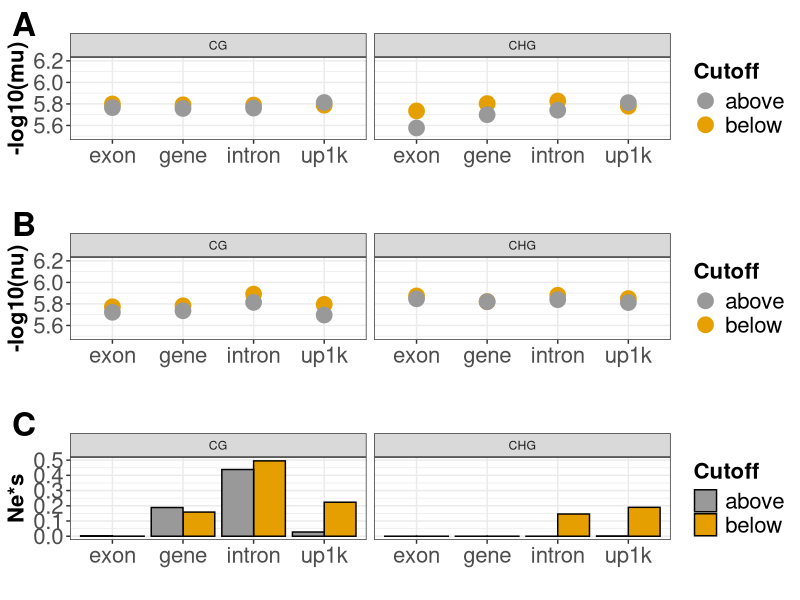
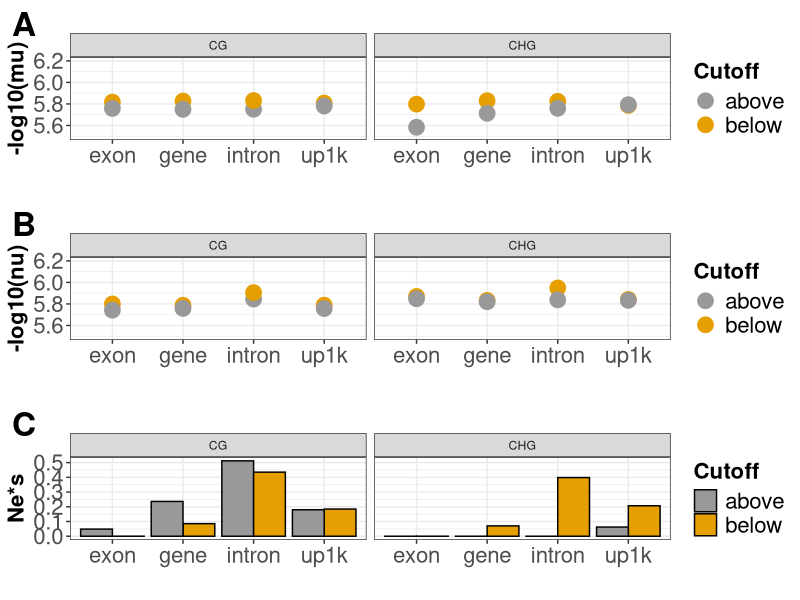
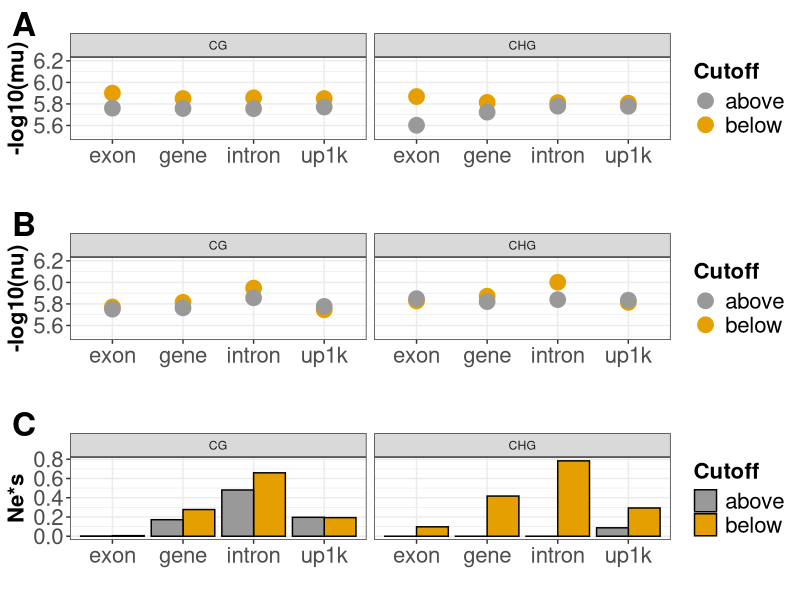

Write the R code that produced these figures, in order.
## ---- chunk 1
knitr::opts_chunk$set(echo = TRUE) 
knitr::opts_knit$set(root.dir=normalizePath('../../')) 
#library(tidyverse)
library(ggplot2)
library(cowplot)
## ---- chunk 2

plotfun <- function(myout){
    fsize=16
    p1 <- ggplot(myout, aes(x=factor(feature), y= -log10(mu), color=gset)) + 
        geom_point(stat = "identity", size=5) +
        facet_wrap(~ context) + 
        scale_color_manual(values=c('#999999','#E69F00')) +
        #guides(fill=TRUE) +
        ylim(c(5.5, 6.2)) +
        xlab("") +
        ylab("-log10(mu)") +
        ggtitle("") + theme_bw() +
        labs(color="Cutoff") +
        theme(axis.text = element_text(angle = 0, size=fsize),
              axis.title=element_text(size=fsize, face="bold"),
              legend.title = element_text(size=fsize, face="bold"),
              legend.text = element_text(size=fsize))
    
    p2 <- ggplot(myout, aes(x=factor(feature), y= -log10(nu), color=gset)) + 
        geom_point(stat = "identity", size=5) +
        facet_wrap(~ context) + 
        scale_color_manual(values=c('#999999','#E69F00')) +
        #guides(fill=TRUE) +
        ylim(c(5.5, 6.2)) +
        xlab("") +
        ylab("-log10(nu)") +
        ggtitle("") + theme_bw() +
        labs(color="Cutoff") +
        theme(axis.text = element_text(angle = 0, size=fsize),
              axis.title=element_text(size=fsize, face="bold"),
              legend.title = element_text(size=fsize, face="bold"),
              legend.text = element_text(size=fsize))
    
    p3 <- ggplot(myout, aes(x=factor(feature), y= nes, fill=gset)) + 
        geom_bar(stat="identity", color="black", position=position_dodge()) +
        facet_wrap(~ context) + 
        scale_fill_manual(values=c('#999999','#E69F00')) +
        #guides(fill=TRUE) +
        #ylim(c(-7, -5)) +
        xlab("") +
        ylab("Ne*s") +
        ggtitle("") + theme_bw() +
        labs(fill="Cutoff") +
        theme(axis.text = element_text(angle = 0, size=fsize),
              axis.title=element_text(size=fsize, face="bold"),
              legend.title = element_text(size=fsize, face="bold"),
              legend.text = element_text(size=fsize))
    outplot <- plot_grid(p1, p2, p3, ncol=1, align="v", labels =c("A", "B", "C"), label_size = 24)
}

    

## ---- chunk 3
out <- read.csv("cache/mcmc_genic_fs_rpkm_updown.csv")
out$context <- gsub(".csv|.*_", "", out$comet_file)

# -0.340779507155726  0.679169242806791   1.17266506283193 

# highly expressed genes
myout <- subset(out, cutoff > 1)
pdf("graphs/Fig_genic_updown_rpkm_q1.pdf", height=10, width=8)
tplot <- plotfun(myout)
tplot
dev.off()


# meanly expressed genes
myout <- subset(out, cutoff > 0 & cutoff < 1)
pdf("graphs/Fig_genic_updown_rpkm_median.pdf", height=10, width=8)
tplot <- plotfun(myout)
tplot
dev.off()


# lowly expressed genes
myout <- subset(out, cutoff < 0)
pdf("graphs/Fig_genic_updown_rpkm_q3.pdf", height=10, width=8)
tplot <- plotfun(myout)
tplot
dev.off()

## ---- chunk 4
geneset <- read.csv("cache/geneset_rnaseq.csv")
geneset$value <- log10(geneset$m)


# -0.340779507155726  0.679169242806791   1.17266506283193 
# -0.340779507155726  0.679169242806791   1.17266506283193 
geneset$Cutoff <- "above"
geneset[geneset$value < 1.172, ]$Cutoff <- "below"

p1 <- ggplot(geneset, aes(x=value, fill=Cutoff)) + 
        geom_histogram(bins=50) +
        scale_fill_manual(values=c('#999999','#E69F00'))

        

geneset$Cutoff <- "above"
geneset[geneset$value < 0.679169242806791, ]$Cutoff <- "below"

p2 <- ggplot(geneset, aes(x=value, fill=Cutoff)) + 
        geom_histogram(bins=50) +
        scale_fill_manual(values=c('#999999','#E69F00'))
        

geneset$Cutoff <- "above"
geneset[geneset$value < -0.34, ]$Cutoff <- "below"

p3 <- ggplot(geneset, aes(x=value, fill=Cutoff)) + 
        geom_histogram(bins=50) +
        scale_fill_manual(values=c('#999999','#E69F00'))
        
